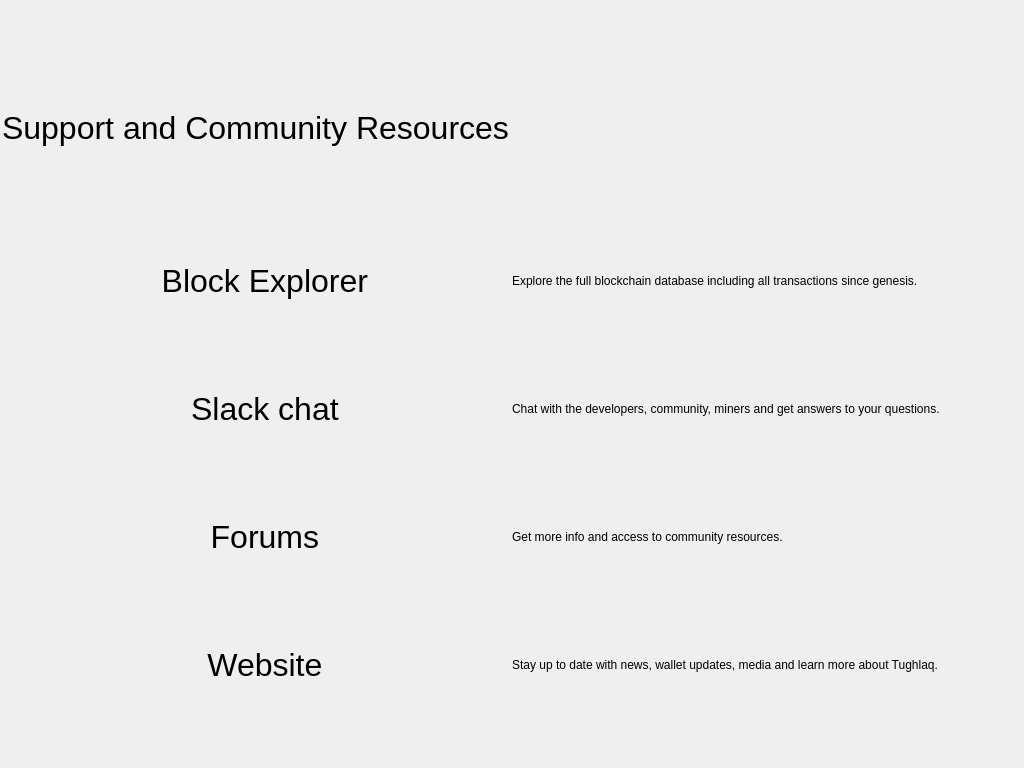
<?xml version="1.0" encoding="UTF-8"?>
<ui version="4.0">
 <class>ForumsPage</class>
 <widget class="QWidget" name="ForumsPage">
  <property name="geometry">
   <rect>
    <x>0</x>
    <y>0</y>
    <width>1024</width>
    <height>768</height>
   </rect>
  </property>
  <property name="windowTitle">
   <string>Form</string>
  </property>
  <property name="autoFillBackground">
   <bool>false</bool>
  </property>
  <layout class="QGridLayout" name="gridLayout">
   <property name="leftMargin">
    <number>0</number>
   </property>
   <property name="topMargin">
    <number>0</number>
   </property>
   <property name="rightMargin">
    <number>0</number>
   </property>
   <property name="bottomMargin">
    <number>0</number>
   </property>
   <property name="spacing">
    <number>0</number>
   </property>
   <item row="0" column="0">
    <layout class="QGridLayout" name="gridLayout_2">
     <item row="9" column="0" alignment="Qt::AlignHCenter">
      <widget class="QPushButton" name="forumButton">
       <property name="minimumSize">
        <size>
         <width>300</width>
         <height>50</height>
        </size>
       </property>
       <property name="maximumSize">
        <size>
         <width>300</width>
         <height>16777215</height>
        </size>
       </property>
       <property name="font">
        <font>
         <pointsize>24</pointsize>
        </font>
       </property>
       <property name="text">
        <string>  Forums</string>
       </property>
       <property name="icon">
        <iconset resource="../bitcoin.qrc">
         <normaloff>:/icons/forum</normaloff>:/icons/forum</iconset>
       </property>
       <property name="iconSize">
        <size>
         <width>24</width>
         <height>24</height>
        </size>
       </property>
       <property name="flat">
        <bool>true</bool>
       </property>
      </widget>
     </item>
     <item row="11" column="0" alignment="Qt::AlignHCenter">
      <widget class="QPushButton" name="siteButton">
       <property name="minimumSize">
        <size>
         <width>300</width>
         <height>50</height>
        </size>
       </property>
       <property name="maximumSize">
        <size>
         <width>300</width>
         <height>16777215</height>
        </size>
       </property>
       <property name="font">
        <font>
         <pointsize>24</pointsize>
        </font>
       </property>
       <property name="text">
        <string>  Website</string>
       </property>
       <property name="icon">
        <iconset resource="../bitcoin.qrc">
         <normaloff>:/icons/site</normaloff>:/icons/site</iconset>
       </property>
       <property name="iconSize">
        <size>
         <width>32</width>
         <height>32</height>
        </size>
       </property>
       <property name="flat">
        <bool>true</bool>
       </property>
      </widget>
     </item>
     <item row="7" column="0" alignment="Qt::AlignHCenter">
      <widget class="QPushButton" name="chatButton">
       <property name="minimumSize">
        <size>
         <width>300</width>
         <height>50</height>
        </size>
       </property>
       <property name="maximumSize">
        <size>
         <width>300</width>
         <height>16777215</height>
        </size>
       </property>
       <property name="font">
        <font>
         <pointsize>24</pointsize>
        </font>
       </property>
       <property name="layoutDirection">
        <enum>Qt::LeftToRight</enum>
       </property>
       <property name="text">
        <string>  Slack chat</string>
       </property>
       <property name="icon">
        <iconset resource="../bitcoin.qrc">
         <normaloff>:/icons/chat</normaloff>:/icons/chat</iconset>
       </property>
       <property name="iconSize">
        <size>
         <width>32</width>
         <height>32</height>
        </size>
       </property>
       <property name="flat">
        <bool>true</bool>
       </property>
      </widget>
     </item>
     <item row="3" column="0" alignment="Qt::AlignHCenter">
      <widget class="QPushButton" name="explorerButton">
       <property name="minimumSize">
        <size>
         <width>300</width>
         <height>50</height>
        </size>
       </property>
       <property name="maximumSize">
        <size>
         <width>16777215</width>
         <height>16777215</height>
        </size>
       </property>
       <property name="font">
        <font>
         <pointsize>24</pointsize>
        </font>
       </property>
       <property name="text">
        <string>  Block Explorer</string>
       </property>
       <property name="icon">
        <iconset resource="../bitcoin.qrc">
         <normaloff>:/icons/blockchain</normaloff>:/icons/blockchain</iconset>
       </property>
       <property name="iconSize">
        <size>
         <width>32</width>
         <height>32</height>
        </size>
       </property>
       <property name="flat">
        <bool>true</bool>
       </property>
      </widget>
     </item>
     <item row="1" column="1" alignment="Qt::AlignHCenter|Qt::AlignVCenter">
      <widget class="QLabel" name="label">
       <property name="minimumSize">
        <size>
         <width>0</width>
         <height>0</height>
        </size>
       </property>
       <property name="layoutDirection">
        <enum>Qt::LeftToRight</enum>
       </property>
       <property name="text">
        <string/>
       </property>
       <property name="pixmap">
        <pixmap resource="../bitcoin.qrc">:/icons/miningon</pixmap>
       </property>
       <property name="alignment">
        <set>Qt::AlignCenter</set>
       </property>
      </widget>
     </item>
     <item row="2" column="0">
      <spacer name="verticalSpacer_2">
       <property name="orientation">
        <enum>Qt::Vertical</enum>
       </property>
       <property name="sizeHint" stdset="0">
        <size>
         <width>20</width>
         <height>40</height>
        </size>
       </property>
      </spacer>
     </item>
     <item row="4" column="0">
      <spacer name="verticalSpacer_3">
       <property name="orientation">
        <enum>Qt::Vertical</enum>
       </property>
       <property name="sizeHint" stdset="0">
        <size>
         <width>20</width>
         <height>40</height>
        </size>
       </property>
      </spacer>
     </item>
     <item row="10" column="0">
      <spacer name="verticalSpacer_5">
       <property name="orientation">
        <enum>Qt::Vertical</enum>
       </property>
       <property name="sizeHint" stdset="0">
        <size>
         <width>20</width>
         <height>40</height>
        </size>
       </property>
      </spacer>
     </item>
     <item row="12" column="0">
      <spacer name="verticalSpacer">
       <property name="orientation">
        <enum>Qt::Vertical</enum>
       </property>
       <property name="sizeHint" stdset="0">
        <size>
         <width>20</width>
         <height>40</height>
        </size>
       </property>
      </spacer>
     </item>
     <item row="8" column="0">
      <spacer name="verticalSpacer_4">
       <property name="orientation">
        <enum>Qt::Vertical</enum>
       </property>
       <property name="sizeHint" stdset="0">
        <size>
         <width>20</width>
         <height>40</height>
        </size>
       </property>
      </spacer>
     </item>
     <item row="0" column="0">
      <spacer name="verticalSpacer_6">
       <property name="orientation">
        <enum>Qt::Vertical</enum>
       </property>
       <property name="sizeHint" stdset="0">
        <size>
         <width>20</width>
         <height>40</height>
        </size>
       </property>
      </spacer>
     </item>
     <item row="1" column="0" alignment="Qt::AlignHCenter|Qt::AlignVCenter">
      <widget class="QLabel" name="textEdit">
       <property name="minimumSize">
        <size>
         <width>350</width>
         <height>100</height>
        </size>
       </property>
       <property name="font">
        <font>
         <pointsize>24</pointsize>
        </font>
       </property>
       <property name="text">
        <string>Support and Community Resources</string>
       </property>
       <property name="alignment">
        <set>Qt::AlignCenter</set>
       </property>
      </widget>
     </item>
     <item row="3" column="1">
      <widget class="QLabel" name="explorerText">
       <property name="text">
        <string>Explore the full blockchain database including all transactions since genesis.</string>
       </property>
      </widget>
     </item>
     <item row="7" column="1">
      <widget class="QLabel" name="label_2">
       <property name="text">
        <string>Chat with the developers, community, miners and get answers to your questions.</string>
       </property>
      </widget>
     </item>
     <item row="9" column="1">
      <widget class="QLabel" name="label_3">
       <property name="text">
        <string>Get more info and access to community resources.</string>
       </property>
      </widget>
     </item>
     <item row="11" column="1">
      <widget class="QLabel" name="label_4">
       <property name="text">
        <string>Stay up to date with news, wallet updates, media and learn more about Tughlaq.</string>
       </property>
      </widget>
     </item>
    </layout>
   </item>
  </layout>
 </widget>
 <resources>
  <include location="../bitcoin.qrc"/>
 </resources>
 <connections/>
</ui>
